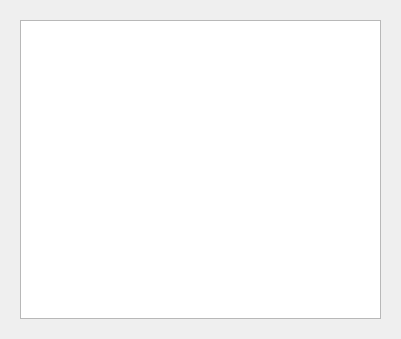
<?xml version="1.0" encoding="UTF-8"?>
<ui version="4.0">
 <class>MainWindow</class>
 <widget class="QMainWindow" name="MainWindow">
  <property name="geometry">
   <rect>
    <x>0</x>
    <y>0</y>
    <width>401</width>
    <height>339</height>
   </rect>
  </property>
  <property name="sizePolicy">
   <sizepolicy hsizetype="Preferred" vsizetype="Preferred">
    <horstretch>0</horstretch>
    <verstretch>0</verstretch>
   </sizepolicy>
  </property>
  <property name="windowTitle">
   <string>MainWindow</string>
  </property>
  <property name="autoFillBackground">
   <bool>true</bool>
  </property>
  <widget class="QWidget" name="centralwidget">
   <property name="autoFillBackground">
    <bool>true</bool>
   </property>
   <layout class="QVBoxLayout" name="verticalLayout">
    <property name="spacing">
     <number>0</number>
    </property>
    <property name="leftMargin">
     <number>20</number>
    </property>
    <property name="topMargin">
     <number>20</number>
    </property>
    <property name="rightMargin">
     <number>20</number>
    </property>
    <property name="bottomMargin">
     <number>20</number>
    </property>
    <item>
     <widget class="BoardView" name="board">
      <property name="minimumSize">
       <size>
        <width>100</width>
        <height>100</height>
       </size>
      </property>
      <property name="autoFillBackground">
       <bool>true</bool>
      </property>
      <property name="styleSheet">
       <string notr="true"/>
      </property>
     </widget>
    </item>
   </layout>
  </widget>
 </widget>
 <customwidgets>
  <customwidget>
   <class>BoardView</class>
   <extends>QGraphicsView</extends>
   <header>BoardView</header>
  </customwidget>
 </customwidgets>
 <resources>
  <include location="QtResources/board.qrc"/>
 </resources>
 <connections/>
</ui>
